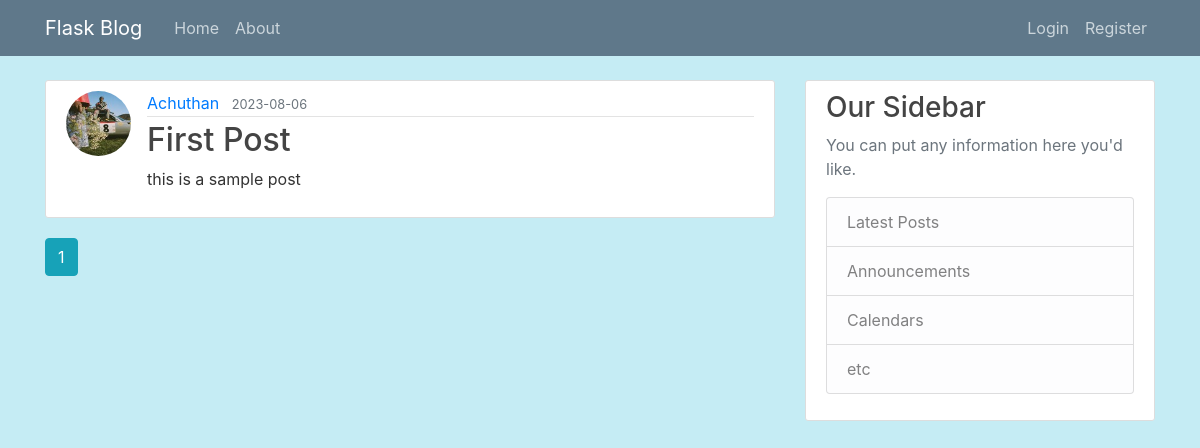
The page /home on the database its author committed.
### blog/models.py (models this page shows, shortened)
class Post(db.Model):
    id=db.Column(db.Integer,primary_key=True)
    title=db.Column(db.String(100),nullable=False)
    date_posted=db.Column(db.DateTime,nullable=False,default=datetime.utcnow)
    content=db.Column(db.Text,nullable=False)
    user_id=db.Column(db.Integer,db.ForeignKey('user.id'),nullable=False)

class User(db.Model,UserMixin):
    id=db.Column(db.Integer,primary_key=True)
    username=db.Column(db.String(20),unique=True,nullable=False)
    email=db.Column(db.String(120),unique=True,nullable=False)
    image_file=db.Column(db.String(20),nullable=False,default='default.jpg')
    password=db.Column(db.String(60),nullable=False)
    posts=db.relationship('Post',backref='author',lazy=True)

### blog/main/routes.py (the view)
@main.route("/")
@main.route("/home")
def home():
    page=request.args.get('page',1,type=int) #default value of page is 1
    posts=Post.query.order_by(Post.date_posted.desc()).paginate(page=page,per_page=3)
    return render_template('Home.html',posts=posts)

### blog/templates/Home.html
{% extends "layout.html" %}
{% block content %}
    {% for post in posts.items %}
        <article class="media content-section">
          <img class="rounded-circle article-img" src="{{ url_for('static', filename='profile_pic/' + post.author.image_file) }}">
          <div class="media-body">
            <div class="article-metadata">
              <a class="mr-2" href="{{url_for('users.user_posts',username=post.author.username)}}">{{ post.author.username }}</a>
              <small class="text-muted">{{ post.date_posted.strftime('%Y-%m-%d') }}</small>
            </div>
            <h2><a class="article-title" href="{{ url_for('posts.post', post_id=post.id) }}">{{ post.title }}</a></h2>
            <p class="article-content">{{ post.content }}</p>
          </div>
        </article>
    {% endfor %}
    {% for page_num in posts.iter_pages(left_edge=1,right_edge=1,left_current=1,right_current=2) %}
      {% if page_num %}
        {% if posts.page==page_num  %}
           <a class="btn btn-info mb-4" href="{{url_for('main.home',page=page_num)}}">{{page_num}}</a>
        {% else %}
           <a class="btn btn-outline-info mb-4" href="{{url_for('main.home',page=page_num)}}">{{page_num}}</a>
        {% endif %}
      {% else %}
        ...
      {% endif %}
    {%endfor%}
{% endblock content %}

### blog/static/main.css (style rules this page uses)
body { background: #c5ecf4; color: #333333; margin-top: 5rem; }
h1, h2, h3, h4, h5, h6 { color: #444444; }
.content-section { background: #ffffff; padding: 10px 20px; border: 1px solid #dddddd; border-radius: 3px; margin-bottom: 20px; }
.article-title { color: #444444; }
.article-content { white-space: pre-line; }
.article-img { height: 65px; width: 65px; margin-right: 16px; }
.article-metadata { padding-bottom: 1px; margin-bottom: 4px; border-bottom: 1px solid #e3e3e3 }

### rows shown on the page
Post: image_file (picture), author.username "Achuthan", date_posted "2023-08-06", title "First Post", content "this is a sample post"

### other values the page prints
{{ page_num }} "1"
